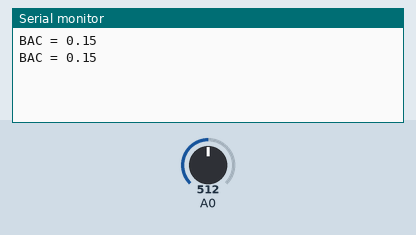
This sketch was run on a simulated Arduino Uno, built with avr-gcc and run on an emulated ATmega328P. On the bench: the last lines printed to the serial monitor. The inputs (shaded band) are chosen by the test bench; at power-on: A0 = 512.

Above: at 1.8 s.
1.9 s: A0 set to 0
At 2.6 s:
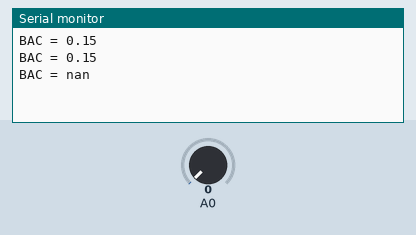
4.5 s: A0 set to 122
At 5.8 s:
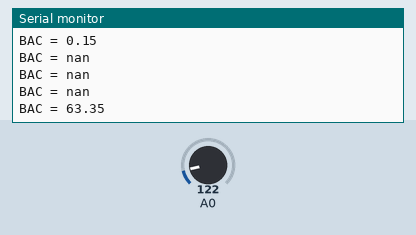

The sketch:

test1Contd.ino
```cpp
float R0= 0.36;
void setup() {
  Serial.begin(9600);

}

void loop() {
  float sensor_volt;
    float RS_gas; // Get value of RS in a GAS
    float ratio; // Get ratio RS_GAS/RS_air
    float BAC;
    int sensorValue = analogRead(A0);
    sensor_volt=(float)sensorValue/1024*5.0;
    RS_gas = (5.0-sensor_volt)/sensor_volt; // omit *RL

   /*-Replace the name "R0" with the value of R0 in the demo of First Test -*/
    ratio = RS_gas/R0;  // ratio = RS/R0
    float a = pow(ratio, 2);
    float b = ratio/10;
    BAC = (0.1896*a) - (8.6178*b) + 1.0792 ;  //BAC in mg/L
    Serial.print("BAC = ");
    //Serial.println(BAC*0.0001);  //convert to g/dL
    Serial.println(BAC);
    Serial.print("\n\n");
    delay(1000);

}
```

Measured:
- after the input at 1.9 s, the serial monitor: prints a new line after 0.10 s (image 1)
- after the input at 4.5 s, the serial monitor: prints a new line after 0.50 s (image 2)
